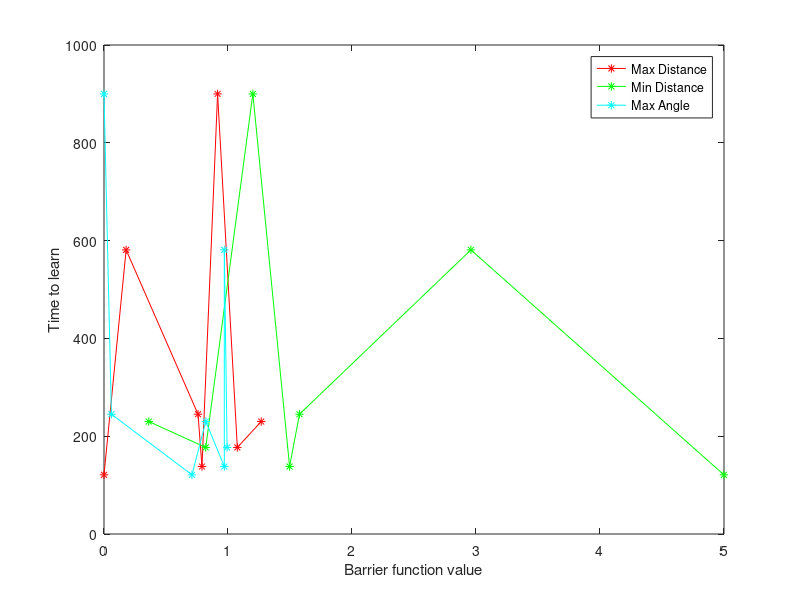
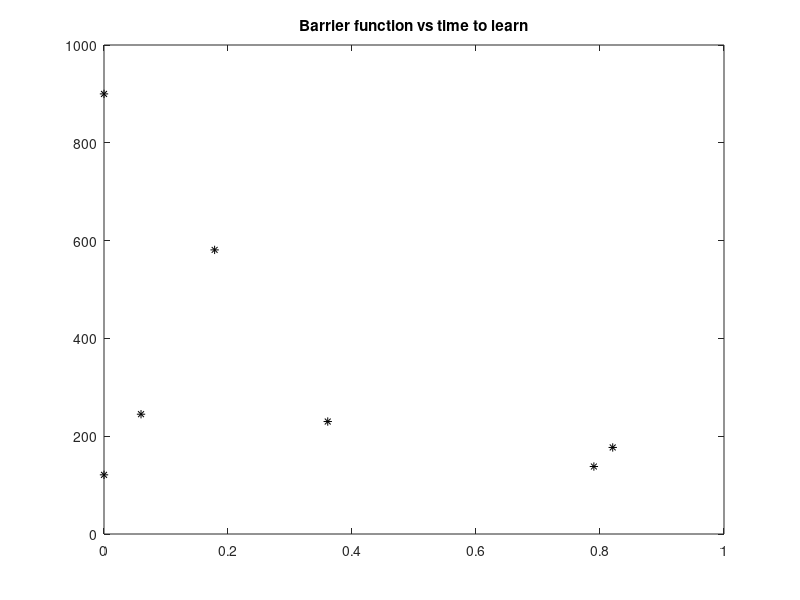

These figures' MATLAB source, in order:
close all;

h1 = [ 7.96 4.96 1.12 4.76 0 5.75 6.75]/( 3.0^2 - (3.3/2)^2  );

h2 = [0.95 3.94 7.79 4.15 13.16 3.16 2.16]/( (3.3/2)^2 - 0.3^2 );

h3 = [0.11 0.13 0.13 0.008 0.095 0 0.133]/( 1 - cos(pi/6) );

t = [230 138 581 245 121 900 177];

for i=1:7
    h(i) = min( [h1(i), h2(i), h3(i)] );
end

figure(1)
[h1_sorted, h1_order] = sort(h1);
t_sorted = t(h1_order);
plot(h1_sorted,t_sorted,'r-*')
% plot(h1,t,'r')
hold on

[h2_sorted, h2_order] = sort(h2);
t_sorted = t(h2_order);
plot(h2_sorted,t_sorted,'g-*')
% plot(h2,t,'g')

[h3_sorted, h3_order] = sort(h3);
t_sorted = t(h3_order);
plot(h3_sorted,t_sorted,'c-*')
% plot(h3,t,'c')


legend('Max Distance','Min Distance','Max Angle')
xlabel('Barrier function value')
ylabel('Time to learn')

figure(2)
plot(h,t,'k*')
[h_sorted, h_order] = sort(h);
t_sorted = t(h_order);


title('Barrier function vs time to learn')


